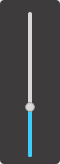
<?xml version="1.0" encoding="UTF-8"?>
<ui version="4.0">
 <class>Volume</class>
 <widget class="QWidget" name="Volume">
  <property name="geometry">
   <rect>
    <x>0</x>
    <y>0</y>
    <width>60</width>
    <height>164</height>
   </rect>
  </property>
  <property name="windowTitle">
   <string>Form</string>
  </property>
  <layout class="QVBoxLayout" name="verticalLayout">
   <property name="spacing">
    <number>0</number>
   </property>
   <property name="leftMargin">
    <number>0</number>
   </property>
   <property name="topMargin">
    <number>0</number>
   </property>
   <property name="rightMargin">
    <number>0</number>
   </property>
   <property name="bottomMargin">
    <number>0</number>
   </property>
   <item>
    <widget class="QWidget" name="volumeBg" native="true">
     <property name="styleSheet">
      <string notr="true">#volumeBg
{
    background-color : #3D3B3B;
    border-radius : 4px;
}</string>
     </property>
     <layout class="QHBoxLayout" name="horizontalLayout">
      <property name="spacing">
       <number>0</number>
      </property>
      <property name="leftMargin">
       <number>0</number>
      </property>
      <property name="topMargin">
       <number>7</number>
      </property>
      <property name="rightMargin">
       <number>0</number>
      </property>
      <property name="bottomMargin">
       <number>7</number>
      </property>
      <item>
       <widget class="QWidget" name="volumeBox" native="true">
        <property name="styleSheet">
         <string notr="true">QFrame{
    border-radius : 2px;
}</string>
        </property>
        <widget class="QFrame" name="inLine">
         <property name="geometry">
          <rect>
           <x>28</x>
           <y>5</y>
           <width>4</width>
           <height>145</height>
          </rect>
         </property>
         <property name="styleSheet">
          <string notr="true">#inLine{
    background-color : #D8D8D8;
}</string>
         </property>
         <property name="frameShape">
          <enum>QFrame::Shape::StyledPanel</enum>
         </property>
         <property name="frameShadow">
          <enum>QFrame::Shadow::Raised</enum>
         </property>
        </widget>
        <widget class="QFrame" name="outLine">
         <property name="geometry">
          <rect>
           <x>28</x>
           <y>100</y>
           <width>4</width>
           <height>50</height>
          </rect>
         </property>
         <property name="styleSheet">
          <string notr="true">#outLine{
    background-color : #3ECEFE;
}</string>
         </property>
         <property name="frameShape">
          <enum>QFrame::Shape::StyledPanel</enum>
         </property>
         <property name="frameShadow">
          <enum>QFrame::Shadow::Raised</enum>
         </property>
        </widget>
        <widget class="QPushButton" name="volumeBtn">
         <property name="geometry">
          <rect>
           <x>25</x>
           <y>95</y>
           <width>10</width>
           <height>10</height>
          </rect>
         </property>
         <property name="styleSheet">
          <string notr="true">#volumeBtn{
    background-color : #D8D8D8;
    border : 1px solid #979797;
    border-radius : 5px;
}</string>
         </property>
         <property name="text">
          <string/>
         </property>
        </widget>
       </widget>
      </item>
     </layout>
    </widget>
   </item>
  </layout>
 </widget>
 <resources/>
 <connections/>
</ui>
